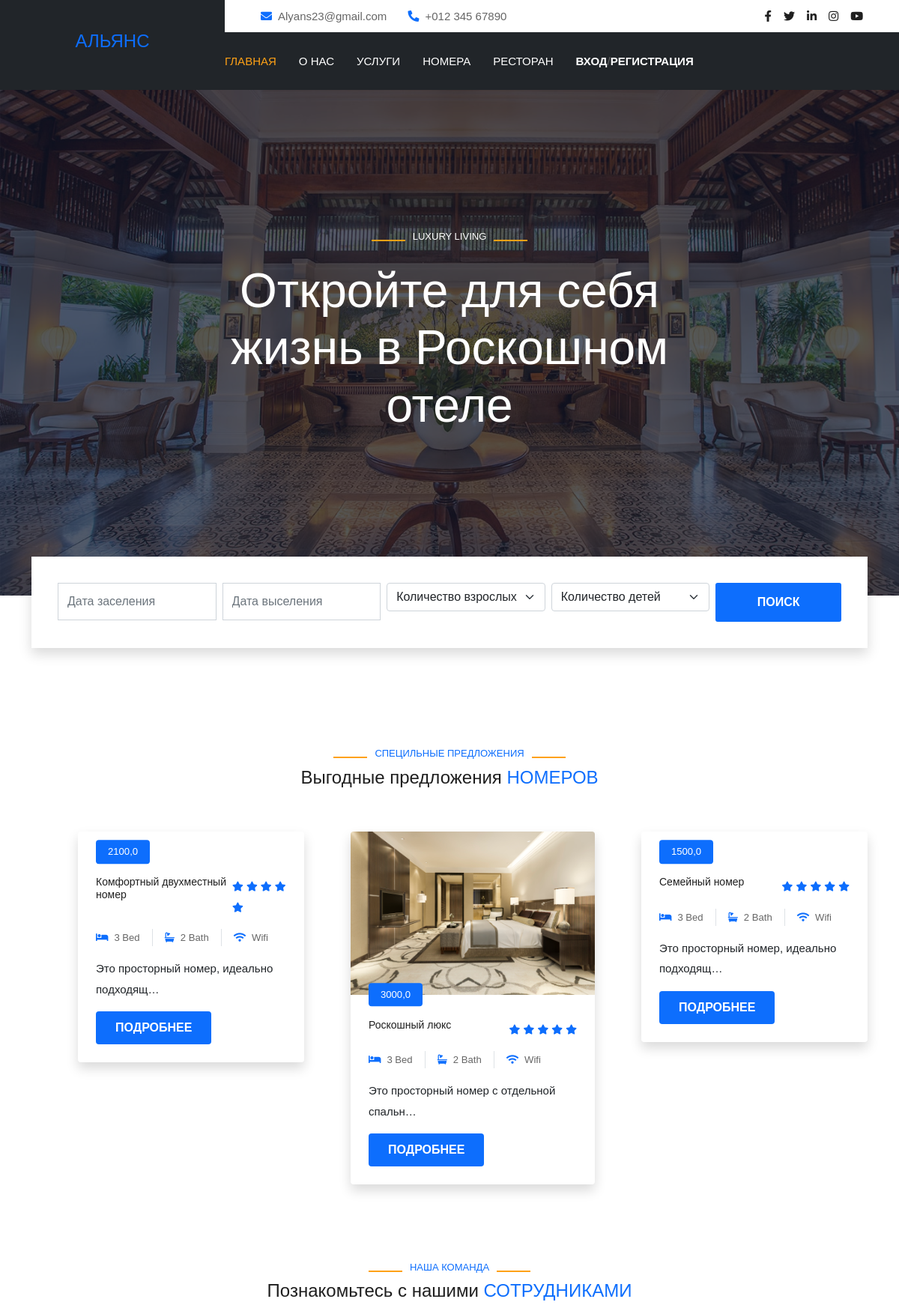
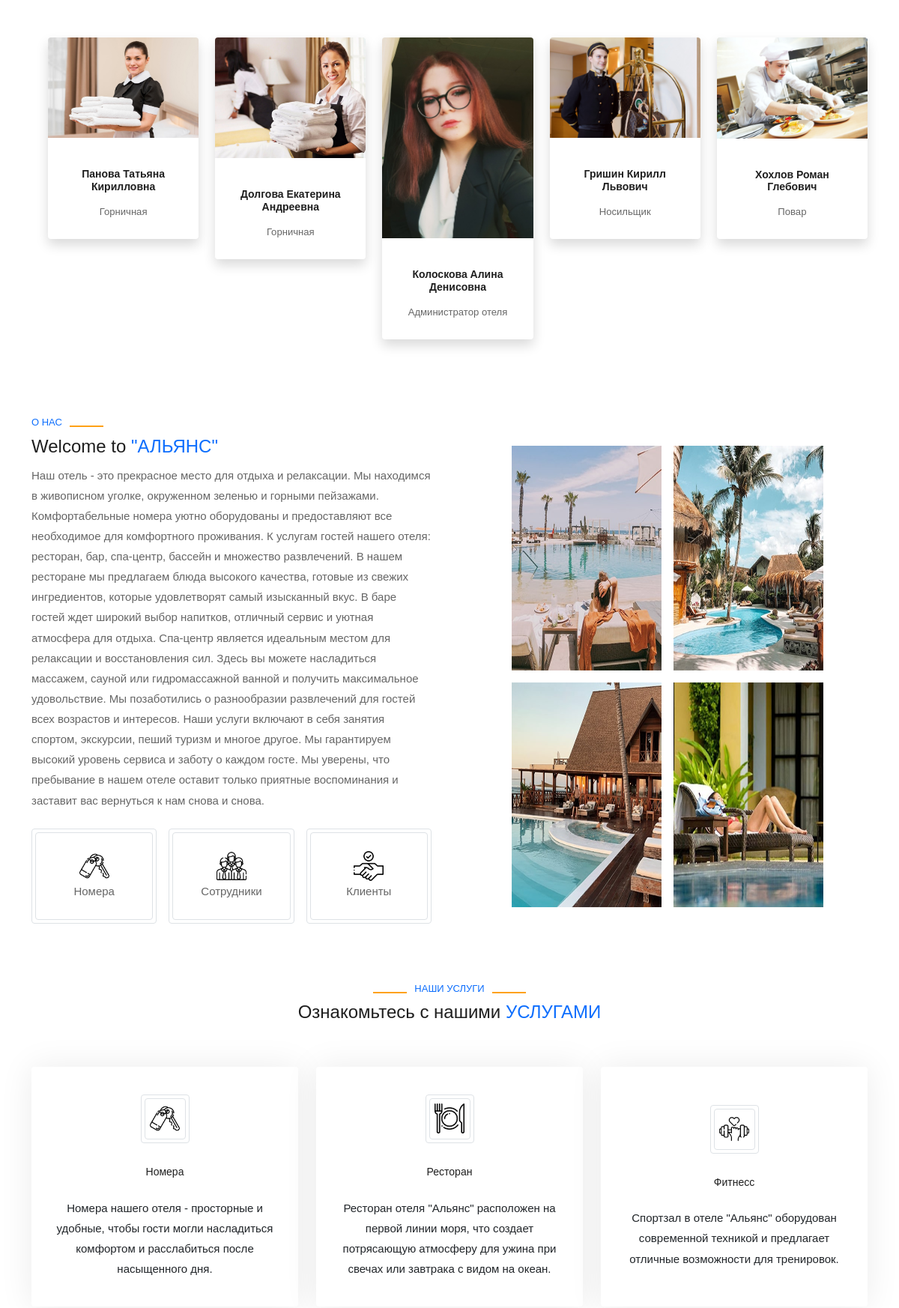
/hostel_app/ (upper part), run on the app's committed database (2 pictures, top to bottom).
### hostel_app/models.py (models this page shows, shortened)
class Room(models.Model):
    name = models.CharField(max_length=128, verbose_name="Название")
    description = models.TextField(blank=False, verbose_name="Описание")
    price = models.FloatField(default=1000.0, verbose_name="Цена")
    is_booked = models.BooleanField(default=False, verbose_name="Есть в книге?")
    img = models.ImageField(upload_to="%Y/%m/%d/", verbose_name="Изображение")
    hottest = models.BooleanField(default=False, verbose_name='Является горячим предложением')

class Staff(models.Model):
    name  = models.CharField(max_length=200,verbose_name="ФИО")
    img = models.ImageField(upload_to="%Y/%m/%d/", verbose_name="Изображение")
    data = models.DateField( verbose_name="Дата рождения")
    passport =  models.CharField(max_length=10,verbose_name="Паспортные данные")
    address =  models.CharField(max_length=100,verbose_name="Адрес")
    phone = models.CharField(max_length=20, verbose_name="Номер телефона")
    post =  models.CharField(max_length=100,verbose_name="Должность")
    login =  models.CharField(max_length=100,verbose_name="Логин")
    password = models.CharField(max_length=20, verbose_name="Пароль")

### hostel_app/views.py (the view)
# urls.py: path('', HostelAppView.as_view(), name='hostel_app'),
class HostelAppView (ListView):
   model = Room
   context_object_name = 'rooms'
   template_name = 'rooms.html'
   def get_queryset(self):
       return self.model.objects.filter(hottest=True)
   def get(self, request):
       queryset = self.get_queryset()
       staff = Staff.objects.all()
       return render(request, self.template_name, context={self.context_object_name:queryset, 'staffs':staff})

### hostel_app/templates/rooms.html (shortened to what this page needs)
{% extends "root.html" %}
    {% block content %}
        <div class="container-fluid p-0 mb-5">
            <div id="header-carousel" class="carousel slide" data-bs-ride="carousel">
                <div class="carousel-inner">
                    <div class="carousel-item active">
                        <img class="w-100" src="/static/images/carousel-1.jpg" alt="Image">
                        <div class="carousel-caption d-flex flex-column align-items-center justify-content-center">
                            <div class="p-3" style="max-width: 700px;">
                                <h6 class="section-title text-white text-uppercase mb-3 animated slideInDown">Luxury Living</h6>
                                <h1 class="display-3 text-white mb-4 animated slideInDown">Откройте для себя жизнь в Роскошном отеле</h1>
                            </div>
                        </div>
                    </div>
                </div>
            </div>
        </div>
            <div class="container-fluid booking pb-5 wow fadeIn" data-wow-delay="0.1s">
                <div class="container">
                    <div class="bg-white shadow" style="padding: 35px;">
                        <div class="row g-2">
                            <div class="col-md-10">
                                <div class="row g-2">
                                    <div class="col-md-3">
                                        <div class="date" id="date1" data-target-input="nearest">
                                            <input type="text" class="form-control datetimepicker-input"
                                                placeholder="Дата заселения" data-target="#date1" data-toggle="datetimepicker" />
                                        </div>
                                    </div>
                                    <div class="col-md-3">
                                        <div class="date" id="date2" data-target-input="nearest">
                                            <input type="text" class="form-control datetimepicker-input" placeholder="Дата выселения" data-target="#date2" data-toggle="datetimepicker"/>
                                        </div>
                                    </div>
                                    <div class="col-md-3">
                                        <select class="form-select">
                                            <option selected>Количество взрослых</option>
                                        </select>
                                    </div>
                                    <div class="col-md-3">
                                        <select class="form-select">
                                            <option selected>Количество детей</option>
                                        </select>
                                    </div>
                                </div>
                            </div>
                            <div class="col-md-2">
                                <a href="{% url 'hostel_app:rooms' %}"><button class="btn btn-primary w-100">Поиск</button></a>
                            </div>
                        </div>
                    </div>
                </div>
            </div>
    <div class="container-xxl py-5 ">
        <div class="container ">
             <div class="text-center wow fadeInUp" data-wow-delay="0.1s">
                 <h6 class="section-title text-center text-primary text-uppercase">Специльные предложения</h6>
                 <h1 class="mb-5">Выгодные предложения <span class="text-primary text-uppercase">Номеров</span></h1>
             </div>
             <div class="d-flex flex-nowrap h-100">
             {% for room in rooms %}
            <div class="row g-4 "  style="margin-left: 50px; max-width: 350px;">
                <div class=" wow fadeInUp" data-wow-delay="0.1s">
                    <div class="room-item shadow rounded overflow-hidden">
                        <div class="position-relative">
                            <img class="img-fluid" src="{{ room.img.url }}" alt="">
                            <small class="position-absolute start-0 top-100 translate-middle-y bg-primary text-white rounded py-1 px-3 ms-4">{{ room.price }}</small>
                        </div>
                        <div class="p-4 mt-2">
                            <div class="d-flex justify-content-between mb-3">
                                <h5 class="mb-0">{{ room.name }}</h5>
                                <div class="ps-2">
                                    <small class="fa fa-star text-primary"></small>
                                    <small class="fa fa-star text-primary"></small>
                                    <small class="fa fa-star text-primary"></small>
                                    <small class="fa fa-star text-primary"></small>
                                    <small class="fa fa-star text-primary"></small>
                                </div>
                            </div>
                            <div class="d-flex mb-3">
                                <small class="border-end me-3 pe-3"><i class="fa fa-bed text-primary me-2"></i>3 Bed</small>
                                <small class="border-end me-3 pe-3"><i class="fa fa-bath text-primary me-2"></i>2 Bath</small>
                                <small><i class="fa fa-wifi text-primary me-2"></i>Wifi</small>
                            </div>
                            <p class="text-body mb-3">{{ room.description|truncatechars:40}}</p>
                            <div class="d-flex justify-content-between">
                                <a class="btn btn-sm btn-primary rounded py-2 px-4" href="{% url 'hostel_app:rooms' %}">Подробнее</a>
                            </div>
                        </div>
                    </div>
                    </div>
                </div>
            {% endfor %}
            </div>
        </div>
    </div>
<div class="container-xxl py-5">
    <div class="container">
        <div class="text-center wow fadeInUp" data-wow-delay="0.1s">
            <h6 class="section-title text-center text-primary text-uppercase">Наша команда</h6>
            <h1 class="mb-5">Познакомьтесь с нашими <span class="text-primary text-uppercase">Сотрудниками</span></h1>
        </div>
 <div class="d-flex flex-nowrap h-100">
        {% for staff in staffs %}
        <div class="row g-4" style="margin-left: 10px; width: 850px;">
            <div class="  wow fadeInUp" data-wow-delay="0.1s">
                <div class="rounded shadow overflow-hidden">
                    <div class="position-relative">
                        <img class="img-fluid" src="{{ staff.img.url }}" alt="">
                    </div>
                    <div class="text-center p-4 mt-3" >
                        <h5 class="fw-bold mb-0">{{ staff.name }}</h5>
                        <small>{{ staff.post }}</small>
                    </div>
                     </div>
        </div>
                </div>
                {% endfor %}
                </div>
       </div>
        </div>
           </div>
        <div class="container-xxl py-5">
            <div class="container">
                <div class="row g-5 align-items-center">
                    <div class="col-lg-6">
                        <h6 class="section-title text-start text-primary text-uppercase">О нас</h6>
                        <h1 id="mb-4">Welcome to <span class="text-primary text-uppercase">"Альянс"</span></h1>
                        <p class="mb-4">Наш отель - это прекрасное место для отдыха и релаксации. Мы находимся в живописном уголке, окруженном зеленью и горными пейзажами. Комфортабельные номера уютно оборудованы и предоставляют все необходимое для комфортного проживания. К услугам гостей нашего отеля: ресторан, бар, спа-центр, бассейн и множество развлечений.
В нашем ресторане мы предлагаем блюда высокого качества, готовые из свежих ингредиентов, которые удовлетворят самый изысканный вкус. В баре гостей ждет широкий выбор напитков, отличный сервис и уютная атмосфера для отдыха.
Спа-центр является идеальным местом для релаксации и восстановления сил. Здесь вы можете насладиться массажем, сауной или гидромассажной ванной и получить максимальное удовольствие.
Мы позаботились о разнообразии развлечений для гостей всех возрастов и интересов. Наши услуги включают в себя занятия спортом, экскурсии, пеший туризм и многое другое.
Мы гарантируем высокий уровень сервиса и заботу о каждом госте. Мы уверены, что пребывание в нашем отеле оставит только приятные воспоминания и заставит вас вернуться к нам снова и снова.</p>
                        <div class="row g-3 pb-4">
                            <div class="col-sm-4 wow fadeIn" data-wow-delay="0.1s">
                                <div class="border rounded p-1">
                                    <div class="border rounded text-center p-4">
                                       <img src ="/static/images/i6.png" width="40px" height="40px">
                                        <p class="mb-0">Номера</p>
                                    </div>
                                </div>
                            </div>
                            <div class="col-sm-4 wow fadeIn" data-wow-delay="0.3s">
                                <div class="border rounded p-1">
                                    <div class="border rounded text-center p-4">
                                        <img src ="/static/images/i4.png" width="40px" height="40px">
                                        <p class="mb-0">Сотрудники</p>
                                    </div>
                                </div>
                            </div>
                            <div class="col-sm-4 wow fadeIn" data-wow-delay="0.5s">
                                <div class="border rounded p-1">
                                    <div class="border rounded text-center p-4">
                                       <img src ="/static/images/i5.png" width="40px" height="40px">
                                        <p class="mb-0">Клиенты</p>
                                    </div>
                                </div>
                            </div>
                        </div>
                    </div>
                    <div class="col-lg-6">
                        <div class="row g-3">
                            <div class="col-6 text-end">
                                <img src ="/static/images/about-1.jpg" class = "i1" width="200px" height="300px">
                            </div>
                            <div class="col-6 text-start">
                               <img src ="/static/images/about-2.jpg" class = "i1" width="200px" height="300px">
                            </div>
                            <div class="col-6 text-end">
                                <img src ="/static/images/about-3.jpg" class = "i1" width="200px" height="300px">
                            </div>
                            <div class="col-6 text-start">
                                <img src ="/static/images/about-4.jpg" class = "i1" width="200px" height="300px">
                            </div>
                        </div>
                    </div>
                </div>
            </div>
        </div>
        <div id="container-xxl py-5">
            <div class="container">
                <div class="text-center wow fadeInUp" data-wow-delay="0.1s">
                    <h6 class="section-title text-center text-primary text-uppercase">Наши услуги</h6>
                    <h1 class="mb-5">Ознакомьтесь с нашими <span class="text-primary text-uppercase">Услугами</span></h1>
                </div>
                <div class="row g-4">
                    <div class="col-lg-4 col-md-6 wow fadeInUp" data-wow-delay="0.1s">
                        <a class="service-item rounded" href="{% url 'hostel_app:rooms' %}">
                            <div class="service-icon bg-transparent border rounded p-1">
                                <div class="w-100 h-100 border rounded d-flex align-items-center justify-content-center">
                                   <img src ="/static/images/i6.png" width="40px" height="40px">
                                </div>
                            </div>
                            <h5 class="mb-3">Номера</h5>
                            <p class="text-body mb-0">Номера нашего отеля - просторные и удобные, чтобы гости могли насладиться комфортом и расслабиться после насыщенного дня. </p>
                        </a>
                    </div>
                    <div class="col-lg-4 col-md-6 wow fadeInUp" data-wow-delay="0.2s">
                        <a class="service-item rounded" href="{% url 'hostel_app:restaurant' %}">
                            <div class="service-icon bg-transparent border rounded p-1">
                                <div class="w-100 h-100 border rounded d-flex align-items-center justify-content-center">
                                    <img src ="/static/images/i7.png" width="40px" height="40px">
                                </div>
                            </div>
                            <h5 class="mb-3">Ресторан</h5>
                            <p class="text-body mb-0">Ресторан отеля "Альянс" расположен на первой линии моря, что создает потрясающую атмосферу для ужина при свечах или завтрака с видом на океан. </p>
                        </a>
                    </div>
                    <div class="col-lg-4 col-md-6 wow fadeInUp" data-wow-delay="0.3s">
                        <a class="service-item rounded" href="">
                            <div class="service-icon bg-transparent border rounded p-1">
                                <div class="w-100 h-100 border rounded d-flex align-items-center justify-content-center">
                                    <img src ="/static/images/i8.png" width="40px" height="40px">
                                </div>
                            </div>
                            <h5 class="mb-3">Фитнесс</h5>
                            <p class="text-body mb-0">Спортзал в отеле "Альянс" оборудован современной техникой и предлагает отличные возможности для тренировок.</p>
                        </a>
                    </div>
                </div>
            </div>
        </div>
    {% endblock %}

### data on the page
Room: price "2100,0", name "Комфортный двухместный номер", description "Это просторный номер, идеально подходящ…"
Room: img (picture), price "3000,0", name "Роскошный люкс", description "Это просторный номер с отдельной спальн…"
Room: price "1500,0", name "Семейный номер", description "Это просторный номер, идеально подходящ…"
Staff: img (picture), name "Панова Татьяна Кирилловна", post "Горничная"
Staff: img (picture), name "Долгова Екатерина Андреевна", post "Горничная"
Staff: img (picture), name "Колоскова Алина Денисовна", post "Администратор отеля"
Staff: img (picture), name "Гришин Кирилл Львович", post "Носильщик"
Staff: img (picture), name "Хохлов Роман Глебович", post "Повар"
